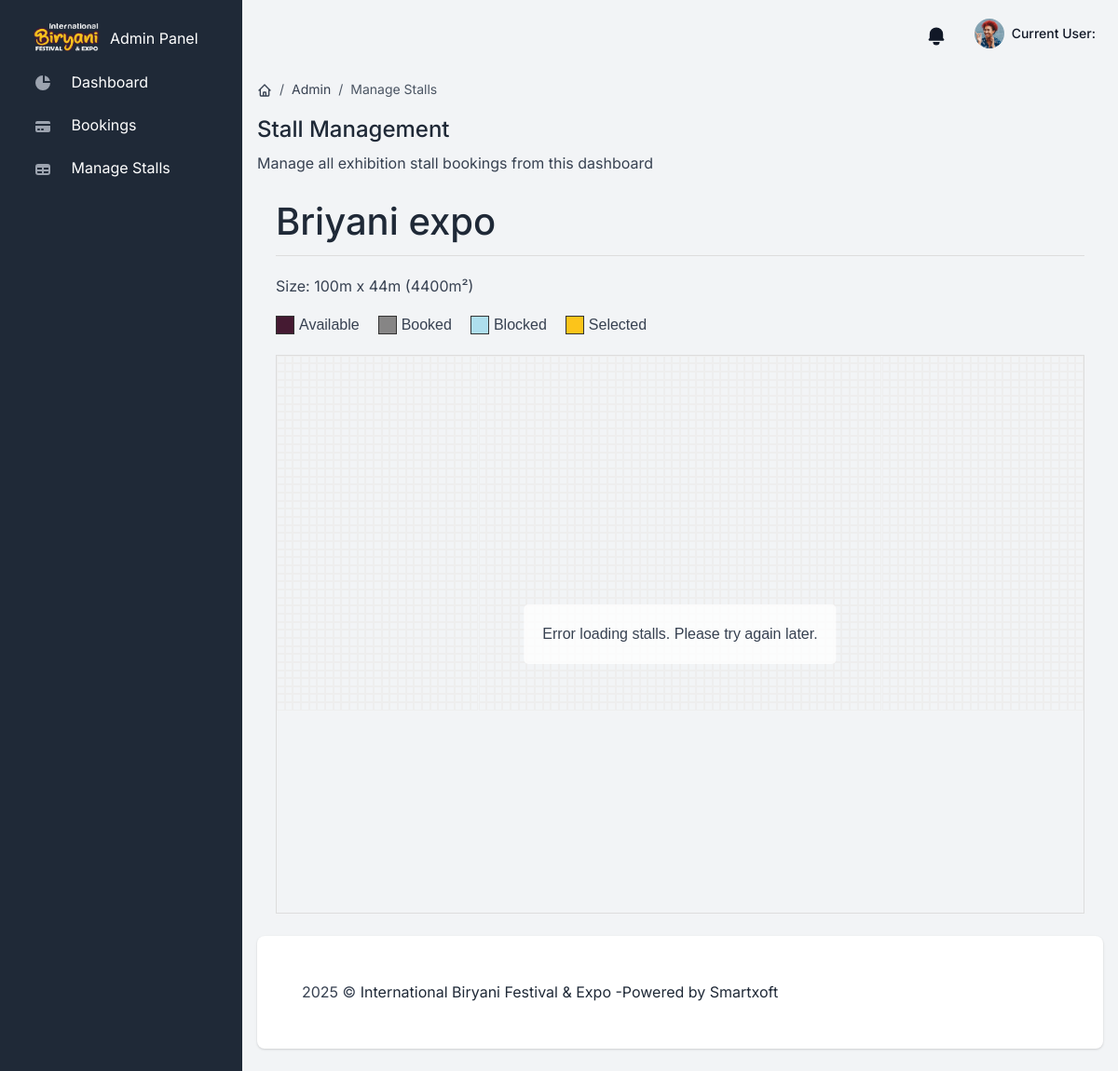
The page /admin_halls/1/manage/ on the database its author committed.
### halls/models.py (models this page shows, shortened)
class Hall(models.Model):
    name = models.CharField(max_length=100)
    length = models.IntegerField(help_text="Length in meters")
    breadth = models.IntegerField(help_text="Breadth in meters")
    @property
    def total_area(self):
        return self.length * self.breadth

### halls/views.py (the view)
# urls.py: path('admin_halls/<int:hall_id>/manage/', views.admin_stall_management, name='admin_stall_management'),
def admin_stall_management(request, hall_id):
    hall = get_object_or_404(Hall, id=hall_id)
    stalls = hall.stalls.all()
    return render(request, 'home/manage_booking.html', {'hall': hall, 'stalls': stalls})

### templates/home/manage_booking.html (shortened to what this page needs)
{% extends "layouts/base.html" %}
{% block content %}
<div class="d-flex justify-content-between flex-wrap flex-md-nowrap align-items-center py-4">
    <div class="d-block mb-4 mb-md-0">
        <nav aria-label="breadcrumb" class="d-none d-md-inline-block">
            <ol class="breadcrumb breadcrumb-dark breadcrumb-transparent">
                <li class="breadcrumb-item">
                    <a href="/">
                    </a>
                </li>
                <li class="breadcrumb-item"><a href="/">Admin</a></li>
                <li class="breadcrumb-item active" aria-current="page">Manage Stalls</li>
            </ol>
        </nav>
        <h2 class="h4">Stall Management</h2>
        <p class="mb-0">Manage all exhibition stall bookings from this dashboard</p>
    </div>
</div>
<div class="container">
    <div class="header">
        <h1>{{ hall.name }}</h1>
    </div>
    <div class="hall-info">
        <p>Size: {{ hall.length }}m x {{ hall.breadth }}m ({{ hall.total_area }}m²)</p>
    </div>
    <div id="hall-view-container">
        <div class="legend">
            <div class="legend-item">
                <div class="legend-color" style="background-color: #451a32;"></div>
                <span>Available</span>
            </div>
            <div class="legend-item">
                <div class="legend-color" style="background-color: #868585;"></div>
                <span>Booked</span>
            </div>
            <div class="legend-item">
                <div class="legend-color" style="background-color: #aedeed;"></div>
                <span>Blocked</span>
            </div>
            <div class="legend-item">
                <div class="legend-color" style="background-color: #fcc41a;"></div>
                <span>Selected</span>
            </div>
        </div>
        <div class="hall-display" id="hall-display"
            style="width: 100%; height: 600px;"
            data-hall-id="{{ hall.id }}"
            data-length="{{ hall.length }}"
            data-breadth="{{ hall.breadth }}">
            <div id="loading" class="loading">Loading stalls...</div>
        </div>
    </div>
</div>
{% endblock content %}

### templates/home/manage_booking.html (style rules this page uses)
body { font-family: Arial, sans-serif; margin: 0; padding: 0; }
.container { max-width: 1650px; margin: 0 auto; padding-left: 20px; padding-right: 20px; }
.header { display: flex; justify-content: space-between; align-items: center; margin-bottom: 20px; border-bottom: 1px solid #ddd; padding-bottom: 10px; }
.header h1 { margin: 0; }
.hall-display { border: 1px solid #ddd; overflow: auto; margin-bottom: 20px; position: relative; }
.legend { display: flex; gap: 20px; margin-bottom: 20px; flex-wrap: wrap; }
.legend-item { display: flex; align-items: center; }
.legend-color { width: 20px; height: 20px; margin-right: 5px; border: 1px solid #333; }
.loading { position: absolute; top: 50%; left: 50%; transform: translate(-50%, -50%); background-color: rgba(255,255,255,0.8); padding: 20px; border-radius: 5px; z-index: 100; }

### rows shown on the page
Hall: name "Briyani expo", length "100", breadth "44", total_area "4400"
